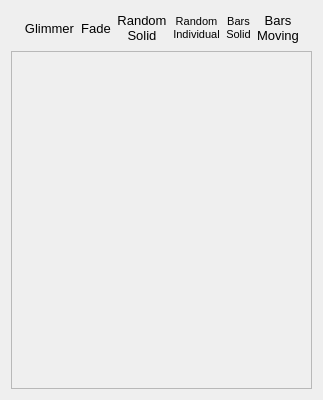
<?xml version="1.0" encoding="UTF-8"?>
<ui version="4.0">
 <class>GroupPage</class>
 <widget class="QWidget" name="GroupPage">
  <property name="geometry">
   <rect>
    <x>0</x>
    <y>0</y>
    <width>314</width>
    <height>400</height>
   </rect>
  </property>
  <property name="sizePolicy">
   <sizepolicy hsizetype="Minimum" vsizetype="Minimum">
    <horstretch>0</horstretch>
    <verstretch>0</verstretch>
   </sizepolicy>
  </property>
  <property name="windowTitle">
   <string>Form</string>
  </property>
  <layout class="QGridLayout" name="gridLayout" rowstretch="1,10">
   <item row="1" column="1">
    <widget class="QScrollArea" name="scrollArea">
     <property name="sizePolicy">
      <sizepolicy hsizetype="Expanding" vsizetype="Expanding">
       <horstretch>0</horstretch>
       <verstretch>0</verstretch>
      </sizepolicy>
     </property>
     <property name="minimumSize">
      <size>
       <width>0</width>
       <height>0</height>
      </size>
     </property>
     <property name="maximumSize">
      <size>
       <width>16777215</width>
       <height>16777215</height>
      </size>
     </property>
     <property name="autoFillBackground">
      <bool>true</bool>
     </property>
     <property name="frameShadow">
      <enum>QFrame::Raised</enum>
     </property>
     <property name="midLineWidth">
      <number>-1</number>
     </property>
     <property name="verticalScrollBarPolicy">
      <enum>Qt::ScrollBarAsNeeded</enum>
     </property>
     <property name="horizontalScrollBarPolicy">
      <enum>Qt::ScrollBarAlwaysOff</enum>
     </property>
     <property name="sizeAdjustPolicy">
      <enum>QAbstractScrollArea::AdjustToContents</enum>
     </property>
     <property name="widgetResizable">
      <bool>true</bool>
     </property>
     <widget class="QWidget" name="scrollAreaWidgetContents">
      <property name="geometry">
       <rect>
        <x>0</x>
        <y>0</y>
        <width>294</width>
        <height>336</height>
       </rect>
      </property>
      <property name="sizePolicy">
       <sizepolicy hsizetype="Expanding" vsizetype="Minimum">
        <horstretch>0</horstretch>
        <verstretch>0</verstretch>
       </sizepolicy>
      </property>
      <property name="minimumSize">
       <size>
        <width>0</width>
        <height>0</height>
       </size>
      </property>
      <property name="maximumSize">
       <size>
        <width>16777215</width>
        <height>16777215</height>
       </size>
      </property>
     </widget>
    </widget>
   </item>
   <item row="0" column="1">
    <layout class="QHBoxLayout" name="horizontalLayout">
     <item>
      <widget class="QLabel" name="label">
       <property name="sizePolicy">
        <sizepolicy hsizetype="Expanding" vsizetype="Preferred">
         <horstretch>0</horstretch>
         <verstretch>0</verstretch>
        </sizepolicy>
       </property>
       <property name="text">
        <string/>
       </property>
      </widget>
     </item>
     <item>
      <widget class="QLabel" name="label_7">
       <property name="sizePolicy">
        <sizepolicy hsizetype="Expanding" vsizetype="Preferred">
         <horstretch>0</horstretch>
         <verstretch>0</verstretch>
        </sizepolicy>
       </property>
       <property name="font">
        <font>
         <pointsize>10</pointsize>
        </font>
       </property>
       <property name="text">
        <string>Glimmer</string>
       </property>
       <property name="alignment">
        <set>Qt::AlignCenter</set>
       </property>
      </widget>
     </item>
     <item>
      <widget class="QLabel" name="label_2">
       <property name="sizePolicy">
        <sizepolicy hsizetype="Expanding" vsizetype="Expanding">
         <horstretch>0</horstretch>
         <verstretch>0</verstretch>
        </sizepolicy>
       </property>
       <property name="font">
        <font>
         <pointsize>10</pointsize>
        </font>
       </property>
       <property name="text">
        <string>Fade</string>
       </property>
       <property name="alignment">
        <set>Qt::AlignCenter</set>
       </property>
      </widget>
     </item>
     <item>
      <widget class="QLabel" name="label_3">
       <property name="sizePolicy">
        <sizepolicy hsizetype="Expanding" vsizetype="Expanding">
         <horstretch>0</horstretch>
         <verstretch>0</verstretch>
        </sizepolicy>
       </property>
       <property name="font">
        <font>
         <pointsize>10</pointsize>
        </font>
       </property>
       <property name="text">
        <string>Random &lt;br /&gt;  Solid</string>
       </property>
       <property name="textFormat">
        <enum>Qt::RichText</enum>
       </property>
       <property name="alignment">
        <set>Qt::AlignCenter</set>
       </property>
      </widget>
     </item>
     <item>
      <widget class="QLabel" name="label_6">
       <property name="sizePolicy">
        <sizepolicy hsizetype="Expanding" vsizetype="Expanding">
         <horstretch>0</horstretch>
         <verstretch>0</verstretch>
        </sizepolicy>
       </property>
       <property name="font">
        <font>
         <pointsize>10</pointsize>
        </font>
       </property>
       <property name="text">
        <string>&lt;html&gt;&lt;head/&gt;&lt;body&gt;&lt;p&gt;&lt;span style=&quot; font-size:8pt;&quot;&gt;Random &lt;br/&gt;Individual&lt;/span&gt;&lt;/p&gt;&lt;/body&gt;&lt;/html&gt;</string>
       </property>
       <property name="textFormat">
        <enum>Qt::RichText</enum>
       </property>
       <property name="alignment">
        <set>Qt::AlignCenter</set>
       </property>
      </widget>
     </item>
     <item>
      <widget class="QLabel" name="label_5">
       <property name="sizePolicy">
        <sizepolicy hsizetype="Expanding" vsizetype="Expanding">
         <horstretch>0</horstretch>
         <verstretch>0</verstretch>
        </sizepolicy>
       </property>
       <property name="font">
        <font>
         <pointsize>10</pointsize>
        </font>
       </property>
       <property name="text">
        <string>&lt;html&gt;&lt;head/&gt;&lt;body&gt;&lt;p&gt;&lt;span style=&quot; font-size:8pt;&quot;&gt;Bars &lt;br/&gt;Solid&lt;/span&gt;&lt;/p&gt;&lt;/body&gt;&lt;/html&gt;</string>
       </property>
       <property name="textFormat">
        <enum>Qt::RichText</enum>
       </property>
       <property name="alignment">
        <set>Qt::AlignCenter</set>
       </property>
      </widget>
     </item>
     <item>
      <widget class="QLabel" name="label_4">
       <property name="sizePolicy">
        <sizepolicy hsizetype="Expanding" vsizetype="Expanding">
         <horstretch>0</horstretch>
         <verstretch>0</verstretch>
        </sizepolicy>
       </property>
       <property name="font">
        <font>
         <pointsize>10</pointsize>
        </font>
       </property>
       <property name="text">
        <string>&lt;html&gt;&lt;head/&gt;&lt;body&gt;&lt;p&gt;Bars &lt;br/&gt;Moving&lt;/p&gt;&lt;/body&gt;&lt;/html&gt;</string>
       </property>
       <property name="textFormat">
        <enum>Qt::RichText</enum>
       </property>
       <property name="alignment">
        <set>Qt::AlignCenter</set>
       </property>
      </widget>
     </item>
     <item>
      <widget class="QLabel" name="label_8">
       <property name="sizePolicy">
        <sizepolicy hsizetype="Fixed" vsizetype="Expanding">
         <horstretch>0</horstretch>
         <verstretch>0</verstretch>
        </sizepolicy>
       </property>
       <property name="text">
        <string/>
       </property>
      </widget>
     </item>
    </layout>
   </item>
  </layout>
 </widget>
 <resources/>
 <connections/>
</ui>
